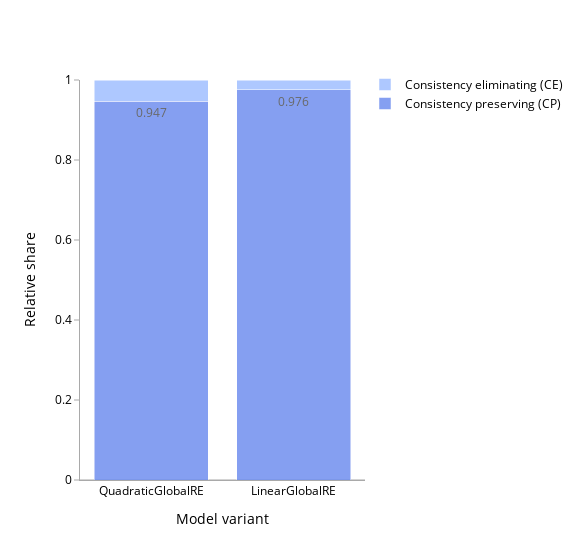
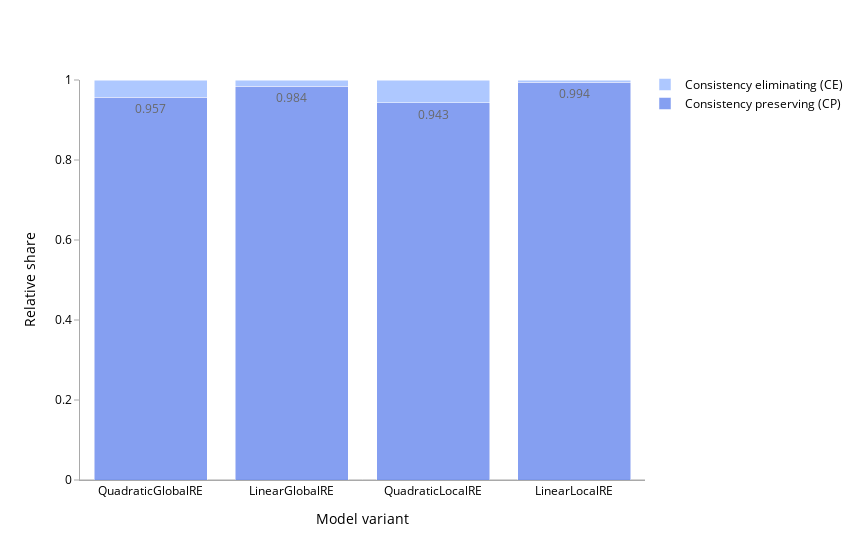
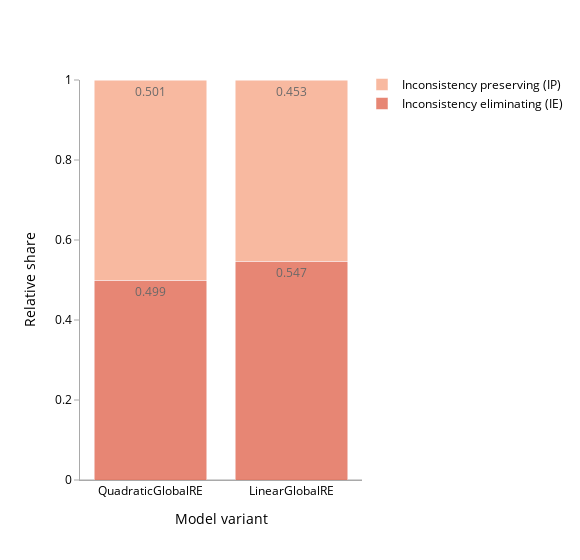
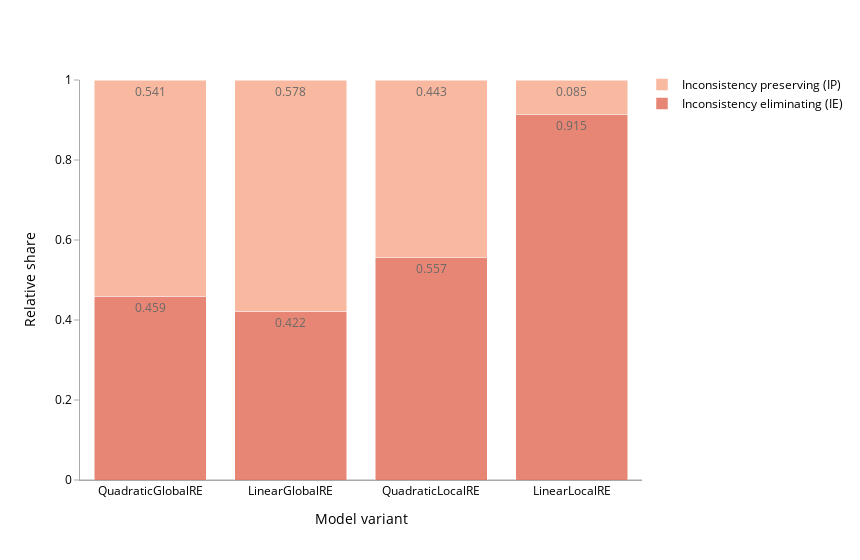

The code cell stored with these charts, in order, in its notebook:
### Code cell
barplot(go_result_df, "go", True)
barplot(fp_result_df, "fp", True)
barplot(go_result_df, "go", False)
barplot(fp_result_df, "fp", False)

### Figure 1 — Plotly figure (JSON) as saved in the notebook; plotly's stock layout.template omitted (floating-point values rounded to 4 significant figures)
{"data": [{"alignmentgroup": "True", "hovertemplate": "variable=rel_go_consistency_preserving_case<br>model_name=%{x}<br>value=%{y}<extra></extra>", "legendgroup": "rel_go_consistency_preserving_case", "marker": {"color": "#6788ee", "pattern": {"shape": ""}}, "name": "Consistency preserving (CP)", "offsetgroup": "rel_go_consistency_preserving_case", "opacity": 0.8, "orientation": "v", "showlegend": true, "textposition": "auto", "texttemplate": "%{y}", "type": "bar", "x": ["QuadraticGlobalRE", "LinearGlobalRE"], "xaxis": "x", "y": [0.947, 0.976], "yaxis": "y"}, {"alignmentgroup": "True", "hovertemplate": "variable=rel_go_consistency_eliminating_case<br>model_name=%{x}<br>value=%{y}<extra></extra>", "legendgroup": "rel_go_consistency_eliminating_case", "marker": {"color": "#9abbff", "pattern": {"shape": ""}}, "name": "Consistency eliminating (CE)", "offsetgroup": "rel_go_consistency_eliminating_case", "opacity": 0.8, "orientation": "v", "showlegend": true, "textposition": "auto", "texttemplate": "%{y}", "type": "bar", "x": ["QuadraticGlobalRE", "LinearGlobalRE"], "xaxis": "x", "y": [0.053, 0.024], "yaxis": "y"}], "layout": {"barmode": "stack", "font": {"color": "black", "size": 12}, "legend": {"orientation": "v", "title": {"text": ""}, "tracegroupgap": 0, "traceorder": "reversed", "x": 1, "xanchor": "left", "y": 1.025}, "margin": {"t": 80}, "width": 580, "xaxis": {"anchor": "y", "domain": [0, 1], "linecolor": "DarkGrey", "showgrid": false, "showticklabels": true, "title": {"text": "Model variant"}}, "yaxis": {"anchor": "x", "domain": [0, 1], "linecolor": "DarkGrey", "range": [0, 1], "showgrid": false, "tickcolor": "DarkGrey", "ticks": "outside", "title": {"text": "Relative share"}, "zeroline": true, "zerolinecolor": "DarkGrey", "zerolinewidth": 1}}}

### Figure 2 — Plotly figure (JSON) as saved in the notebook; plotly's stock layout.template omitted (floating-point values rounded to 4 significant figures)
{"data": [{"alignmentgroup": "True", "hovertemplate": "variable=rel_fp_consistency_preserving_case<br>model_name=%{x}<br>value=%{y}<extra></extra>", "legendgroup": "rel_fp_consistency_preserving_case", "marker": {"color": "#6788ee", "pattern": {"shape": ""}}, "name": "Consistency preserving (CP)", "offsetgroup": "rel_fp_consistency_preserving_case", "opacity": 0.8, "orientation": "v", "showlegend": true, "textposition": "auto", "texttemplate": "%{y}", "type": "bar", "x": ["QuadraticGlobalRE", "LinearGlobalRE", "QuadraticLocalRE", "LinearLocalRE"], "xaxis": "x", "y": [0.957, 0.984, 0.943, 0.994], "yaxis": "y"}, {"alignmentgroup": "True", "hovertemplate": "variable=rel_fp_consistency_eliminating_case<br>model_name=%{x}<br>value=%{y}<extra></extra>", "legendgroup": "rel_fp_consistency_eliminating_case", "marker": {"color": "#9abbff", "pattern": {"shape": ""}}, "name": "Consistency eliminating (CE)", "offsetgroup": "rel_fp_consistency_eliminating_case", "opacity": 0.8, "orientation": "v", "showlegend": true, "textposition": "auto", "texttemplate": "%{y}", "type": "bar", "x": ["QuadraticGlobalRE", "LinearGlobalRE", "QuadraticLocalRE", "LinearLocalRE"], "xaxis": "x", "y": [0.043, 0.016, 0.057, 0.006], "yaxis": "y"}], "layout": {"barmode": "stack", "font": {"color": "black", "size": 12}, "legend": {"orientation": "v", "title": {"text": ""}, "tracegroupgap": 0, "traceorder": "reversed", "x": 1, "xanchor": "left", "y": 1.025}, "margin": {"t": 80}, "width": 860, "xaxis": {"anchor": "y", "domain": [0, 1], "linecolor": "DarkGrey", "showgrid": false, "showticklabels": true, "title": {"text": "Model variant"}}, "yaxis": {"anchor": "x", "domain": [0, 1], "linecolor": "DarkGrey", "range": [0, 1], "showgrid": false, "tickcolor": "DarkGrey", "ticks": "outside", "title": {"text": "Relative share"}, "zeroline": true, "zerolinecolor": "DarkGrey", "zerolinewidth": 1}}}

### Figure 3 — Plotly figure (JSON) as saved in the notebook; plotly's stock layout.template omitted (floating-point values rounded to 4 significant figures)
{"data": [{"alignmentgroup": "True", "hovertemplate": "variable=rel_go_inconsistency_eliminating_case<br>model_name=%{x}<br>value=%{y}<extra></extra>", "legendgroup": "rel_go_inconsistency_eliminating_case", "marker": {"color": "#e26952", "pattern": {"shape": ""}}, "name": "Inconsistency eliminating (IE)", "offsetgroup": "rel_go_inconsistency_eliminating_case", "opacity": 0.8, "orientation": "v", "showlegend": true, "textposition": "auto", "texttemplate": "%{y}", "type": "bar", "x": ["QuadraticGlobalRE", "LinearGlobalRE"], "xaxis": "x", "y": [0.499, 0.547], "yaxis": "y"}, {"alignmentgroup": "True", "hovertemplate": "variable=rel_go_inconsistency_preserving_case<br>model_name=%{x}<br>value=%{y}<extra></extra>", "legendgroup": "rel_go_inconsistency_preserving_case", "marker": {"color": "#f7a889", "pattern": {"shape": ""}}, "name": "Inconsistency preserving (IP)", "offsetgroup": "rel_go_inconsistency_preserving_case", "opacity": 0.8, "orientation": "v", "showlegend": true, "textposition": "auto", "texttemplate": "%{y}", "type": "bar", "x": ["QuadraticGlobalRE", "LinearGlobalRE"], "xaxis": "x", "y": [0.501, 0.453], "yaxis": "y"}], "layout": {"barmode": "stack", "font": {"color": "black", "size": 12}, "legend": {"orientation": "v", "title": {"text": ""}, "tracegroupgap": 0, "traceorder": "reversed", "x": 1, "xanchor": "left", "y": 1.025}, "margin": {"t": 80}, "width": 580, "xaxis": {"anchor": "y", "domain": [0, 1], "linecolor": "DarkGrey", "showgrid": false, "showticklabels": true, "title": {"text": "Model variant"}}, "yaxis": {"anchor": "x", "domain": [0, 1], "linecolor": "DarkGrey", "range": [0, 1], "showgrid": false, "tickcolor": "DarkGrey", "ticks": "outside", "title": {"text": "Relative share"}, "zeroline": true, "zerolinecolor": "DarkGrey", "zerolinewidth": 1}}}

### Figure 4 — Plotly figure (JSON) as saved in the notebook; plotly's stock layout.template omitted (floating-point values rounded to 4 significant figures)
{"data": [{"alignmentgroup": "True", "hovertemplate": "variable=rel_fp_inconsistency_eliminating_case<br>model_name=%{x}<br>value=%{y}<extra></extra>", "legendgroup": "rel_fp_inconsistency_eliminating_case", "marker": {"color": "#e26952", "pattern": {"shape": ""}}, "name": "Inconsistency eliminating (IE)", "offsetgroup": "rel_fp_inconsistency_eliminating_case", "opacity": 0.8, "orientation": "v", "showlegend": true, "textposition": "auto", "texttemplate": "%{y}", "type": "bar", "x": ["QuadraticGlobalRE", "LinearGlobalRE", "QuadraticLocalRE", "LinearLocalRE"], "xaxis": "x", "y": [0.459, 0.422, 0.557, 0.915], "yaxis": "y"}, {"alignmentgroup": "True", "hovertemplate": "variable=rel_fp_inconsistency_preserving_case<br>model_name=%{x}<br>value=%{y}<extra></extra>", "legendgroup": "rel_fp_inconsistency_preserving_case", "marker": {"color": "#f7a889", "pattern": {"shape": ""}}, "name": "Inconsistency preserving (IP)", "offsetgroup": "rel_fp_inconsistency_preserving_case", "opacity": 0.8, "orientation": "v", "showlegend": true, "textposition": "auto", "texttemplate": "%{y}", "type": "bar", "x": ["QuadraticGlobalRE", "LinearGlobalRE", "QuadraticLocalRE", "LinearLocalRE"], "xaxis": "x", "y": [0.541, 0.578, 0.443, 0.085], "yaxis": "y"}], "layout": {"barmode": "stack", "font": {"color": "black", "size": 12}, "legend": {"orientation": "v", "title": {"text": ""}, "tracegroupgap": 0, "traceorder": "reversed", "x": 1, "xanchor": "left", "y": 1.025}, "margin": {"t": 80}, "width": 860, "xaxis": {"anchor": "y", "domain": [0, 1], "linecolor": "DarkGrey", "showgrid": false, "showticklabels": true, "title": {"text": "Model variant"}}, "yaxis": {"anchor": "x", "domain": [0, 1], "linecolor": "DarkGrey", "range": [0, 1], "showgrid": false, "tickcolor": "DarkGrey", "ticks": "outside", "title": {"text": "Relative share"}, "zeroline": true, "zerolinecolor": "DarkGrey", "zerolinewidth": 1}}}
